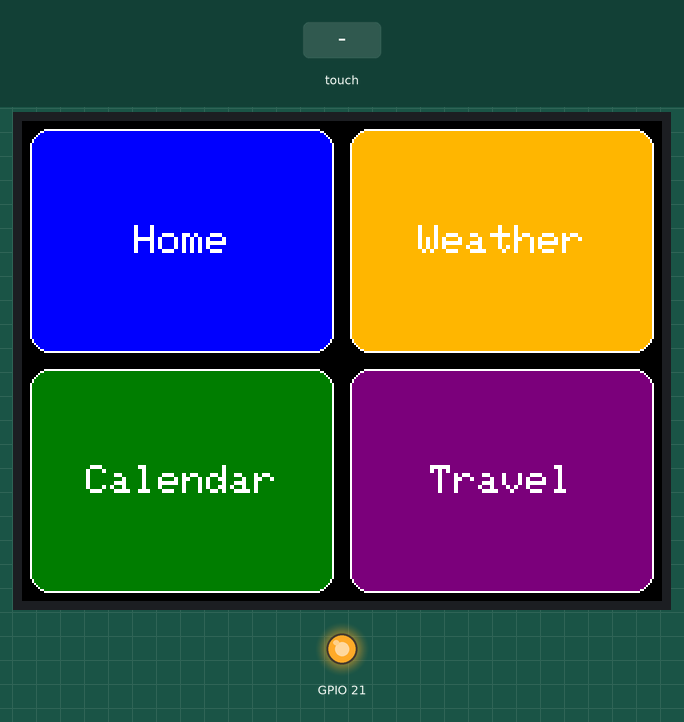
Bench run of a sketch on a simulated ESP32. On the bench: 320×240 colour display, output pins drawn as LEDs (lit = HIGH). Inputs (shaded band) come from the test bench. WiFi joins after 1.5 s; servers stay silent unless stated; uploads are accepted with an empty reply; not simulated (calls return 0 or success): secrets.h; names the files do not define were given values by the test bench: MM_PORT = 80; what the sketch prints to the serial monitor is not drawn.

Above: at 3.1 s.
3.2 s: touch panel pressed at 13 % / 10 % of its raw x / y range
At 3.34 s:
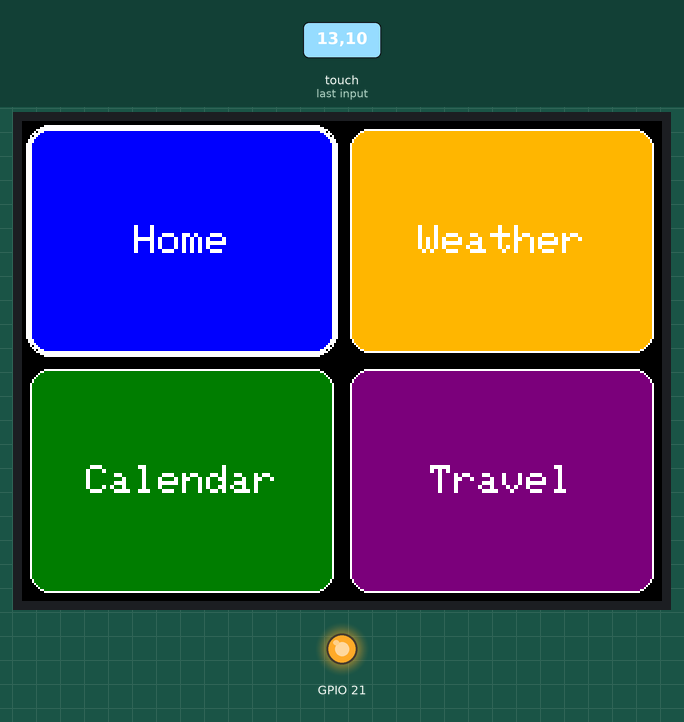
4.9 s: touch panel pressed at 62 % / 10 % of its raw x / y range
At 5.04 s:
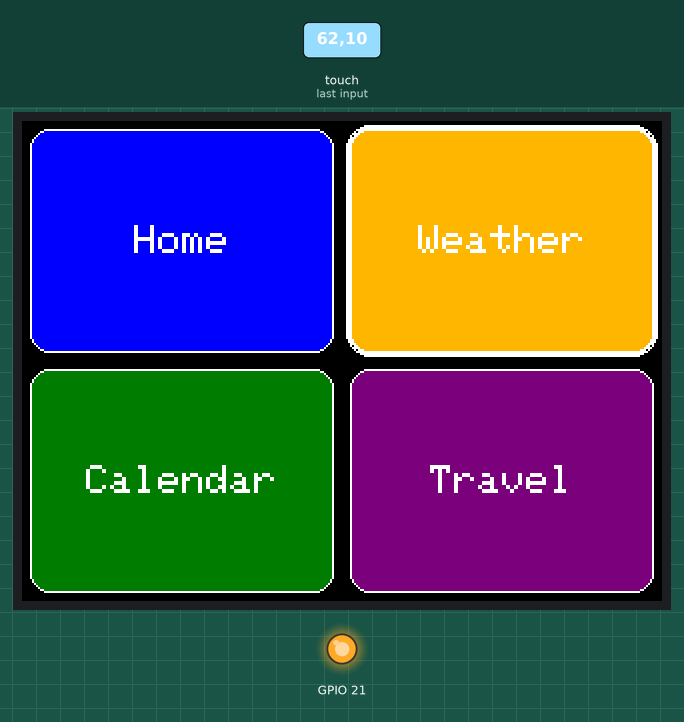
6.6 s: touch panel pressed at 13 % / 70 % of its raw x / y range
At 6.74 s:
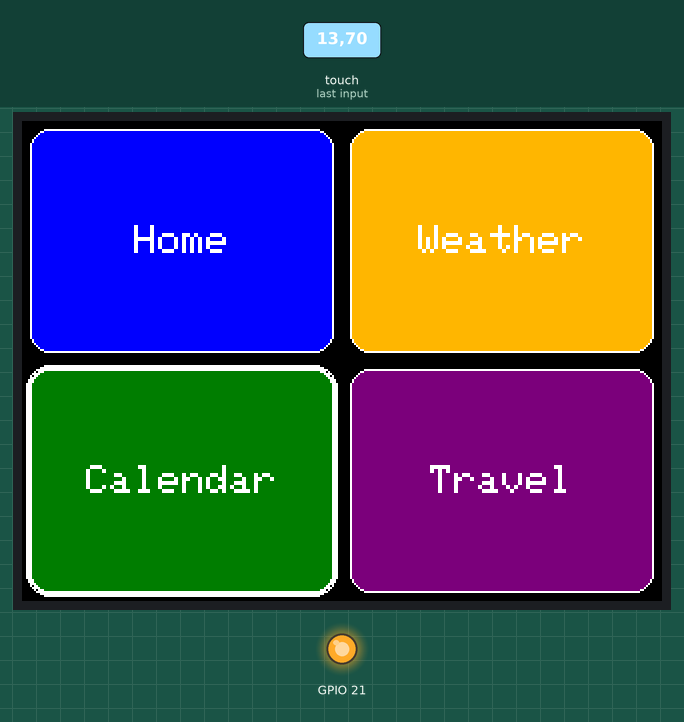
8.3 s: touch panel pressed at 62 % / 70 % of its raw x / y range
At 8.44 s:
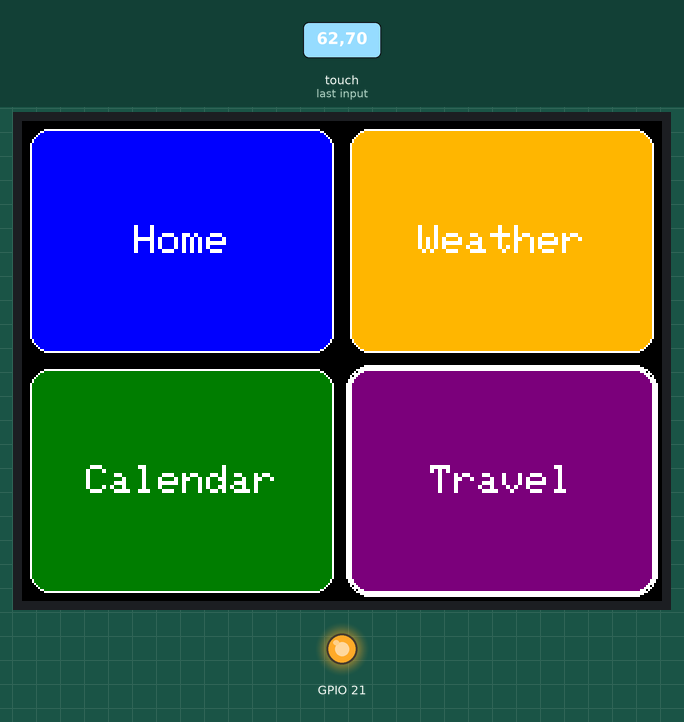
Timing chart, 0 to 11.0 s (numbered marks = the images above; inputs shaded):
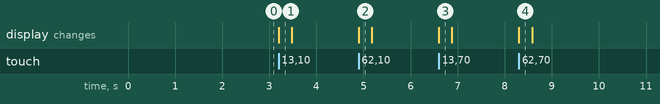

The sketch:

NexusRemote.ino
```cpp
/**
 * NexusRemote.ino
 *
 * Turns a "Cheap Yellow Display" (ESP32-2432S028R, resistive touch) into a
 * 4-button physical remote for MMM-NexusDashboard's workspace switcher.
 * Each box POSTs to MMM-Remote-Control's REST API, firing the exact same
 * NEXUS_SWITCH_WORKSPACE notification your custom_menu.json already uses.
 *
 * Hardware: ESP32-2432S028R ("CYD"), 320x240 ILI9341 + XPT2046 resistive touch
 * Libraries needed (Library Manager):
 *   - TFT_eSPI (Bodmer)          -- requires the User_Setup.h in this folder
 *   - XPT2046_Touchscreen (Paul Stoffregen)
 */

#include <SPI.h>
#include <TFT_eSPI.h>
#include <XPT2046_Touchscreen.h>
#include <WiFi.h>
#include <HTTPClient.h>
// ---------------- WiFi & MagicMirror settings ----------------
// See secrets.h.example - copy to secrets.h and fill in your real values.
#include "secrets.h"
// ---------------- Touch controller pins (separate SPI bus from display) ---
#define XPT2046_IRQ  36
#define XPT2046_MOSI 32
#define XPT2046_MISO 39
#define XPT2046_CLK  25
#define XPT2046_CS   33

SPIClass touchSPI(HSPI);
XPT2046_Touchscreen touch(XPT2046_CS, XPT2046_IRQ);
TFT_eSPI tft = TFT_eSPI();

// ---------------- Touch calibration (raw ADC values) ----------------
// These are typical starting values for this board, but resistive
// digitizers vary panel to panel. If your taps land on the wrong box
// (or nothing happens), open the Serial Monitor at 115200 baud -- the
// loop() below prints raw touch.getPoint() x/y every time you tap.
// Tap each corner of the screen, note the raw numbers, and adjust these
// four constants to match.
const int TOUCH_X_MIN = 200;
const int TOUCH_X_MAX = 3700;
const int TOUCH_Y_MIN = 240;
const int TOUCH_Y_MAX = 3800;

// ---------------- Screen layout: 2x2 grid of workspace buttons ----------
struct WorkspaceButton {
  const char* label;      // shown on screen
  const char* workspace;  // must match custom_menu.json's payload.workspace exactly
  uint16_t color;
  int x, y, w, h;
};

// 320x240 screen, 2x2 grid with a small gap between boxes
WorkspaceButton buttons[4] = {
  { "Home",     "Home",     TFT_BLUE,      0,   0, 160, 120 },
  { "Weather",  "Forecast", TFT_ORANGE,  160,   0, 160, 120 },
  { "Calendar", "Calendar", TFT_DARKGREEN, 0, 120, 160, 120 },
  { "Travel",   "Travel",   TFT_PURPLE,  160, 120, 160, 120 }
};

unsigned long lastTouchTime = 0;
const unsigned long DEBOUNCE_MS = 500;   // ignore repeat taps within this window
bool waitingForRelease = false;          // require lift-off before re-triggering

void drawButtons() {
  tft.fillScreen(TFT_BLACK);
  for (int i = 0; i < 4; i++) {
    WorkspaceButton &b = buttons[i];
    tft.fillRoundRect(b.x + 4, b.y + 4, b.w - 8, b.h - 8, 10, b.color);
    tft.drawRoundRect(b.x + 4, b.y + 4, b.w - 8, b.h - 8, 10, TFT_WHITE);
    tft.setTextColor(TFT_WHITE, b.color);
    tft.setTextDatum(MC_DATUM);
    tft.setTextSize(2);
    tft.drawString(b.label, b.x + b.w / 2, b.y + b.h / 2);
  }
}

// Brief white double-outline flash so a tap gives visible feedback
// immediately, even before the HTTP round-trip finishes.
void flashButton(int i) {
  WorkspaceButton &b = buttons[i];
  tft.drawRoundRect(b.x + 2, b.y + 2, b.w - 4, b.h - 4, 12, TFT_WHITE);
  tft.drawRoundRect(b.x + 3, b.y + 3, b.w - 6, b.h - 6, 11, TFT_WHITE);
  delay(120);
  drawButtons();
}

void sendWorkspaceSwitch(const char* workspace) {
  if (WiFi.status() != WL_CONNECTED) {
    Serial.println("[Nexus Remote] WiFi not connected, skipping request.");
    return;
  }

  HTTPClient http;
  String url = String("http://") + MM_HOST + ":" + String(MM_PORT) +
               "/api/notification/NEXUS_SWITCH_WORKSPACE";

  http.begin(url);
  http.addHeader("Content-Type", "application/json");

  // Mirrors custom_menu.json's payload shape exactly:
  // { "notification": "NEXUS_SWITCH_WORKSPACE", "payload": { "workspace": "Home" } }
  String body = String("{\"workspace\":\"") + workspace + "\"}";
  int code = http.POST(body);

  Serial.printf("[Nexus Remote] POST %s -> %d\n", url.c_str(), code);
  if (code > 0) {
    Serial.println(http.getString());
  } else {
    Serial.printf("[Nexus Remote] HTTP error: %s\n", http.errorToString(code).c_str());
  }
  http.end();
}

void setup() {
  Serial.begin(115200);

  // CYD backlight is on GPIO 21, active high
  pinMode(21, OUTPUT);
  digitalWrite(21, HIGH);

  tft.init();
  tft.setRotation(1);   // landscape; try 3 if the screen looks upside down
  drawButtons();

  touchSPI.begin(XPT2046_CLK, XPT2046_MISO, XPT2046_MOSI, XPT2046_CS);
  touch.begin(touchSPI);
  touch.setRotation(1); // keep in sync with tft.setRotation() above

  WiFi.mode(WIFI_STA);
  WiFi.begin(WIFI_SSID, WIFI_PASSWORD);
  Serial.print("[Nexus Remote] Connecting to WiFi");
  while (WiFi.status() != WL_CONNECTED) {
    delay(400);
    Serial.print(".");
  }
  Serial.println();
  Serial.print("[Nexus Remote] Connected, IP: ");
  Serial.println(WiFi.localIP());
}

void loop() {
  if (touch.touched()) {
    TS_Point p = touch.getPoint();
    // Uncomment while calibrating:
    // Serial.printf("raw x=%d y=%d\n", p.x, p.y);

    if (!waitingForRelease && millis() - lastTouchTime > DEBOUNCE_MS) {
      int sx = map(p.x, TOUCH_X_MIN, TOUCH_X_MAX, 0, 320);
      int sy = map(p.y, TOUCH_Y_MIN, TOUCH_Y_MAX, 0, 240);
      sx = constrain(sx, 0, 319);
      sy = constrain(sy, 0, 239);

      for (int i = 0; i < 4; i++) {
        WorkspaceButton &b = buttons[i];
        if (sx >= b.x && sx <= b.x + b.w && sy >= b.y && sy <= b.y + b.h) {
          Serial.printf("[Nexus Remote] Tapped: %s\n", b.label);
          flashButton(i);
          sendWorkspaceSwitch(b.workspace);
          lastTouchTime = millis();
          break;
        }
      }
    }
    waitingForRelease = true;
  } else {
    waitingForRelease = false;
  }
}
```

Measured:
- after the input at 3.2 s, the display: changes at once (image 1)
- after the input at 4.9 s, the display: changes at once (image 2)
- after the input at 6.6 s, the display: changes at once (image 3)
- after the input at 8.3 s, the display: changes at once (image 4)
